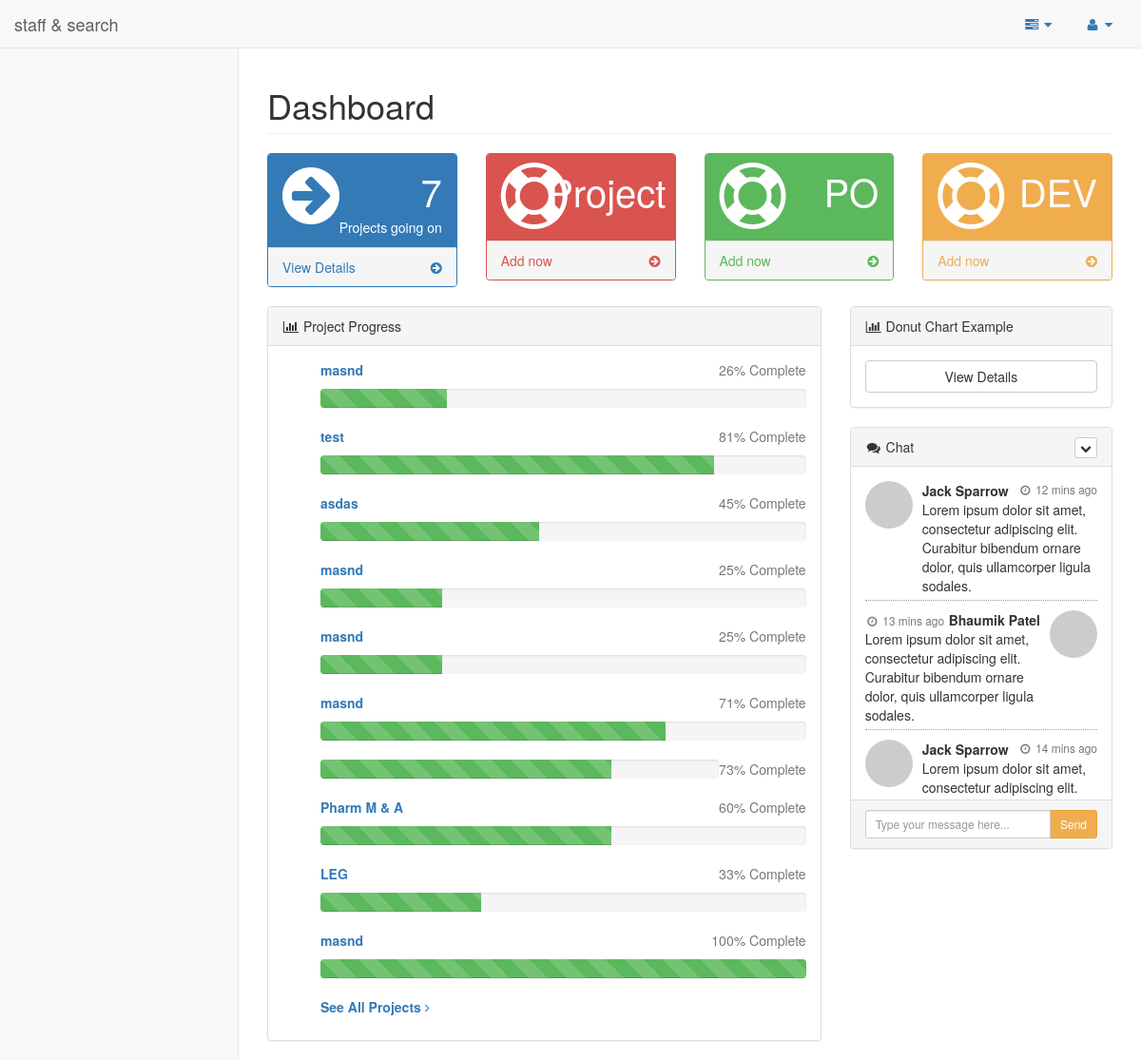
The app's page /admin/index.php with its own data.
### tables this page shows
CREATE TABLE IF NOT EXISTS `projects` (
`project_id` int(11) NOT NULL,
  `name` varchar(50) NOT NULL,
  `start_day` date NOT NULL,
  `end_day` date NOT NULL,
  `description` text NOT NULL,
  `tech` text NOT NULL
);

### admin/index.php (the view, shortened to what this page needs)
<?php
    include("header.php");
?>
<body>
    <div id="wrapper">
       <?php
        include 'side_and_menu.php';
       ?>
       <?php
        function number_of_projects()
        {
        $res = mysql_query("select * from projects where end_day > curdate()");
        $response = mysql_num_rows($res);
        return $response;
        }
        ?>
        <div id="page-wrapper">
            <div class="row">
                <div class="col-lg-12">
                    <h1 class="page-header">Dashboard</h1>
                </div>
            </div>
            <div class="row">
                <div class="col-lg-3 col-md-6">
                    <div class="panel panel-primary">
                        <div class="panel-heading">
                            <div class="row">
                                <div class="col-xs-3">
                                    <i class="fa fa-arrow-circle-right fa-5x"></i>
                                </div>
                                <div class="col-xs-9 text-right">
                                    <div class="huge"><?php echo number_of_projects() ?></div>
                                    <div>Projects going on</div>
                                </div>
                            </div>
                        </div>
                        <a href="project_lists.php">
                            <div class="panel-footer">
                                <span class="pull-left">View Details</span>
                                <span class="pull-right"><i class="fa fa-arrow-circle-right"></i></span>
                                <div class="clearfix"></div>
                            </div>
                        </a>
                    </div>
                </div>
                <div class="col-lg-3 col-md-6">
                    <div class="panel panel-red">
                        <div class="panel-heading">
                            <div class="row">
                                <div class="col-xs-3">
                                    <i class="fa fa-support fa-5x"></i>
                                </div>
                                <div class="col-xs-9 text-right">
                                    <div class="huge">Project</div>
                                </div>
                            </div>
                        </div>
                        <a href="new_project.php">
                            <div class="panel-footer">
                                <span class="pull-left">Add now</span>
                                <span class="pull-right"><i class="fa fa-arrow-circle-right"></i></span>
                                <div class="clearfix"></div>
                            </div>
                        </a>
                    </div>
                </div>
                <div class="col-lg-3 col-md-6">
                    <div class="panel panel-green">
                        <div class="panel-heading">
                            <div class="row">
                                <div class="col-xs-3">
                                    <i class="fa fa-support fa-5x"></i>
                                </div>
                                <div class="col-xs-9 text-right">
                                    <div class="huge">PO </div>
                                </div>
                            </div>
                        </div>
                        <a href="new_po.php">
                            <div class="panel-footer">
                                <span class="pull-left">Add now</span>
                                <span class="pull-right"><i class="fa fa-arrow-circle-right"></i></span>
                                <div class="clearfix"></div>
                            </div>
                        </a>
                    </div>
                </div>
                <div class="col-lg-3 col-md-6">
                    <div class="panel panel-yellow">
                        <div class="panel-heading">
                            <div class="row">
                                <div class="col-xs-3">
                                    <i class="fa fa-support fa-5x"></i>
                                </div>
                                <div class="col-xs-9 text-right">
                                    <div class="huge">DEV </div>
                                </div>
                            </div>
                        </div>
                        <a href="new_dev.php">
                            <div class="panel-footer">
                                <span class="pull-left">Add now</span>
                                <span class="pull-right"><i class="fa fa-arrow-circle-right"></i></span>
                                <div class="clearfix"></div>
                            </div>
                        </a>
                    </div>
                </div>
            </div>
            <div class="row">
                <div class="col-lg-8">
                    <div class="panel panel-default">
                        <div class="panel-heading">
                            <i class="fa fa-bar-chart-o fa-fw"></i> Project Progress
                        </div>
                        <div class="panel-body">
                            <div id="morris-area-chart">
                                 <ul class="" style="list-style-type: none;">
 <?php
    $res = mysql_query("select * from projects order by end_day desc");
    while ($row = mysql_fetch_assoc($res))
    {
        $pr_id = $row["project_id"];
        $end_day = date_create($row["end_day"]);
        $start_day = date_create($row["start_day"]);
        $diff = date_diff($end_day, $start_day);
        $today = date_create(date("Y-m-d"));
       $diff_cur = date_diff($today, $start_day);
        $per = number_format(($diff_cur->days/$diff->days)*100, 0);
        $name = $row["name"];
        if($per > 100)
        {
            $per = 100;
        }
        echo '<li>
                            <a href="project_details.php?id='.$pr_id.'">
                                <div>
                                    <p>
                                        <strong>'.$name.'</strong>
                                        <span class="pull-right text-muted">'.$per.'% Complete</span>
                                    </p>
                                    <div class="progress progress-striped active">
                                        <div class="progress-bar progress-bar-success" role="progressbar" aria-valuenow="'.$per.'" aria-valuemin="0" aria-valuemax="100" style="width: '.$per.'%">
                                            <span class="sr-only">'.$per.'% Complete (success)</span>
                                        </div>
                                    </div>
                                </div>
                            </a>
                        </li>
    <li class="divider"></li>';
    }
 ?>
                        <li>
                            <a class="text-center" href="project_lists.php">
                                <strong>See All Projects</strong>
                                <i class="fa fa-angle-right"></i>
                            </a>
                        </li>
                    </ul>
                            </div>
                        </div>
                    </div>
                </div>
                <div class="col-lg-4">
                    <div class="panel panel-default">
                        <div class="panel-heading">
                            <i class="fa fa-bar-chart-o fa-fw"></i> Donut Chart Example
                        </div>
                        <div class="panel-body">
                            <a href="#" class="btn btn-default btn-block">View Details</a>
                        </div>
                    </div>
                    <div class="chat-panel panel panel-default">
                        <div class="panel-heading">
                            <i class="fa fa-comments fa-fw"></i>
                            Chat
                            <div class="btn-group pull-right">
                                <button type="button" class="btn btn-default btn-xs dropdown-toggle" data-toggle="dropdown">
                                    <i class="fa fa-chevron-down"></i>
                                </button>
                            </div>
                        </div>
                        <div class="panel-body">
                            <ul class="chat">
                                <li class="left clearfix">
                                    <span class="chat-img pull-left">
                                        <img src="http://placehold.it/50/55C1E7/fff" alt="User Avatar" class="img-circle" />
                                    </span>
                                    <div class="chat-body clearfix">
                                        <div class="header">
                                            <strong class="primary-font">Jack Sparrow</strong>
                                            <small class="pull-right text-muted">
                                                <i class="fa fa-clock-o fa-fw"></i> 12 mins ago
                                            </small>
                                        </div>
                                        <p>
                                            Lorem ipsum dolor sit amet, consectetur adipiscing elit. Curabitur bibendum ornare dolor, quis ullamcorper ligula sodales.
                                        </p>
                                    </div>
                                </li>
                                <li class="right clearfix">
                                    <span class="chat-img pull-right">
                                        <img src="http://placehold.it/50/FA6F57/fff" alt="User Avatar" class="img-circle" />
                                    </span>
                                    <div class="chat-body clearfix">
                                        <div class="header">
                                            <small class=" text-muted">
                                                <i class="fa fa-clock-o fa-fw"></i> 13 mins ago</small>
                                            <strong class="pull-right primary-font">Bhaumik Patel</strong>
                                        </div>
                                        <p>
                                            Lorem ipsum dolor sit amet, consectetur adipiscing elit. Curabitur bibendum ornare dolor, quis ullamcorper ligula sodales.
                                        </p>
                                    </div>
                                </li>
                                <li class="left clearfix">
                                    <span class="chat-img pull-left">
                                        <img src="http://placehold.it/50/55C1E7/fff" alt="User Avatar" class="img-circle" />
                                    </span>
                                    <div class="chat-body clearfix">
                                        <div class="header">
                                            <strong class="primary-font">Jack Sparrow</strong>
                                            <small class="pull-right text-muted">
                                                <i class="fa fa-clock-o fa-fw"></i> 14 mins ago</small>
                                        </div>
                                        <p>
                                            Lorem ipsum dolor sit amet, consectetur adipiscing elit. Curabitur bibendum ornare dolor, quis ullamcorper ligula sodales.
                                        </p>
                                    </div>
                                </li>
                            </ul>
                        </div>
                        <div class="panel-footer">
                            <div class="input-group">
                                <input id="btn-input" type="text" class="form-control input-sm" placeholder="Type your message here..." />
                                <span class="input-group-btn">
                                    <button class="btn btn-warning btn-sm" id="btn-chat">
                                        Send
                                    </button>
                                </span>
                            </div>
                        </div>
                    </div>
                </div>
            </div>
        </div>
    </div>
</body>
</html>

### admin/header.php (shortened to what this page needs)
<!DOCTYPE html>
<html lang="en">
<head>
    <link href="../bower_components/bootstrap/dist/css/bootstrap.min.css" rel="stylesheet">
    <link href="../bower_components/metisMenu/dist/metisMenu.min.css" rel="stylesheet">
    <link href="../dist/css/timeline.css" rel="stylesheet">
    <link href="../dist/css/sb-admin-2.css" rel="stylesheet">
    <link href="../bower_components/morrisjs/morris.css" rel="stylesheet">
    <link href="../bower_components/font-awesome/css/font-awesome.min.css" rel="stylesheet" type="text/css">
</head>

### admin/side_and_menu.php (shortened to what this page needs)
<nav class="navbar navbar-default navbar-static-top" role="navigation" style="margin-bottom: 0">
          <?php
          include("head_menu.php");
          ?>
       </nav>

### admin/head_menu.php (shortened to what this page needs)
<div class="navbar-header">
               <a class="navbar-brand" href="index.php">staff & search</a>
           </div>
           <ul class="nav navbar-top-links navbar-right">
               <li class="dropdown">
                   <a class="dropdown-toggle" data-toggle="dropdown" href="#">
                       <i class="fa fa-tasks fa-fw"></i>  <i class="fa fa-caret-down"></i>
                   </a>
               </li>
               <li class="dropdown">
                   <a class="dropdown-toggle" data-toggle="dropdown" href="#">
                       <i class="fa fa-user fa-fw"></i>  <i class="fa fa-caret-down"></i>
                   </a>
               </li>
           </ul>

### records on screen
projects: name "masnd", per "26"
projects: name "test", per "81"
projects: name "asdas", per "45"
projects: name "masnd", per "25"
projects: name "masnd", per "25"
projects: name "masnd", per "71"
projects: per "73"
projects: name "Pharm M & A", per "60"
projects: name "LEG", per "33"
projects: name "masnd", per "100"

### other values on screen
number_of_projects() "7"
